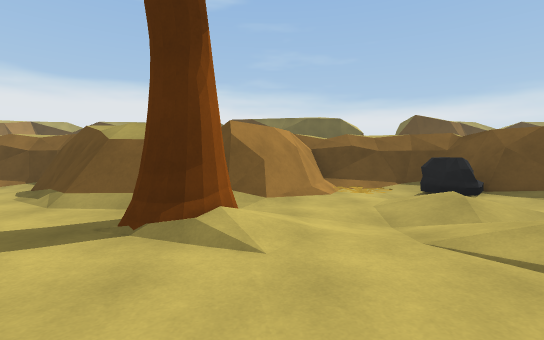
[1] (above)

15 first-person views from a walk through a scene from a Unity 3-D project. The camera is 1.2 m above the floor, tilts 2° down and sees 85° across. The floor is counted in squares, 2 m on a side. Each view is taken from the middle of a square. On the plan, view 1 faces up. The plan holds only what a view shows up to about 9 squares ahead; the rest is blank. The place goes on beyond the plan. Some surface patterns are stand-ins.

[2]
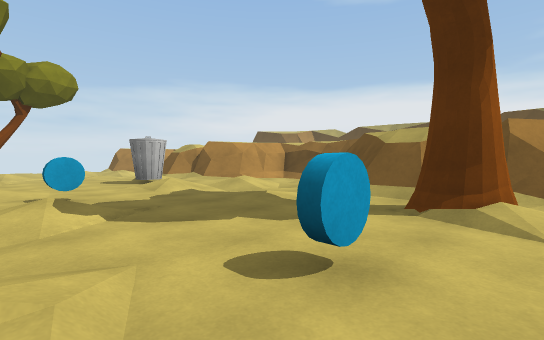

[3]
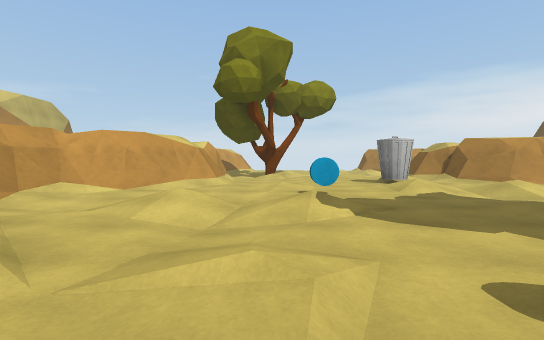

[4]
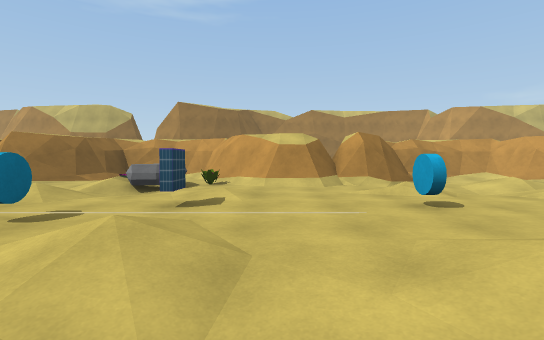

[5]
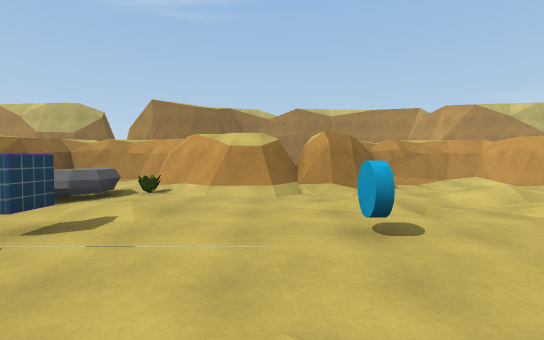

[6]
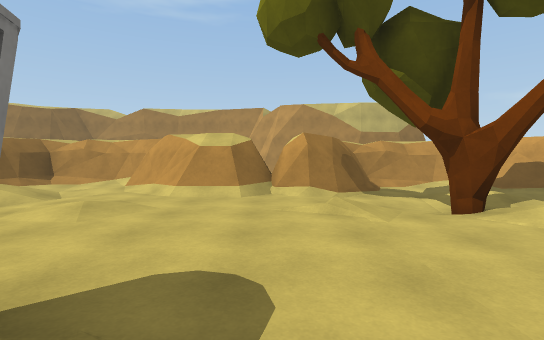

[7]
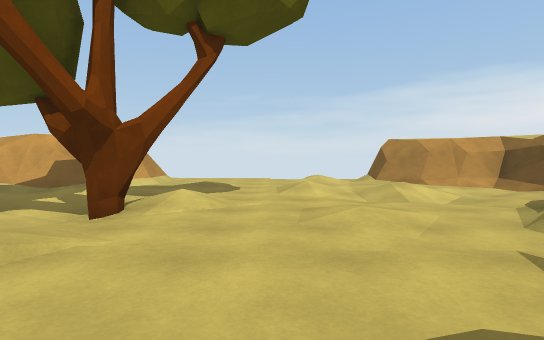

[8]
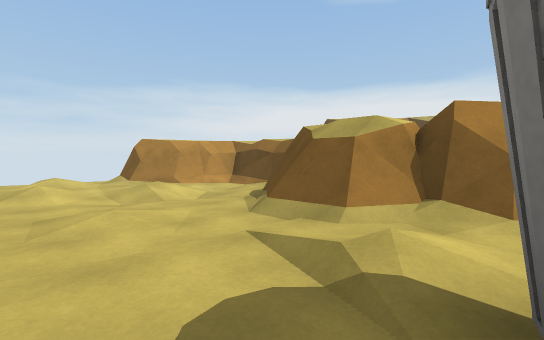

[9]
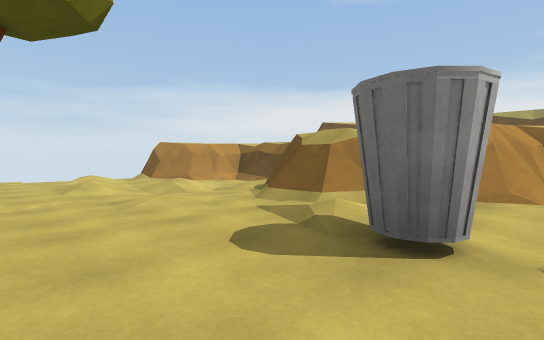

[10]
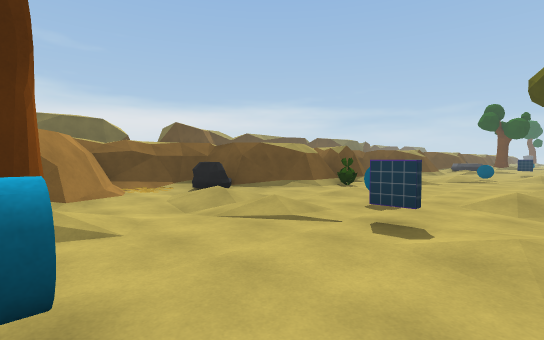

[11]
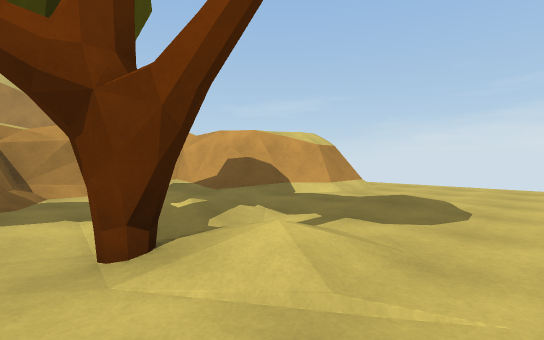

[12]
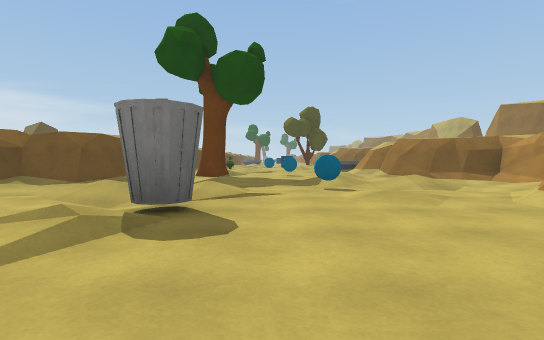

[13]
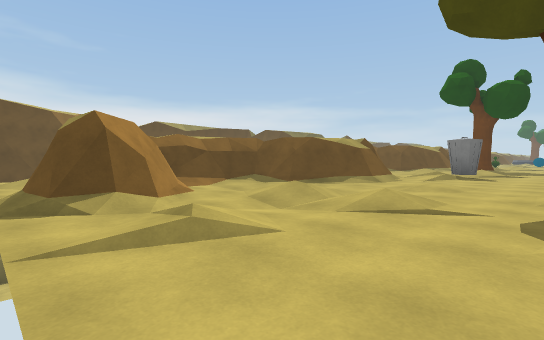

[14]
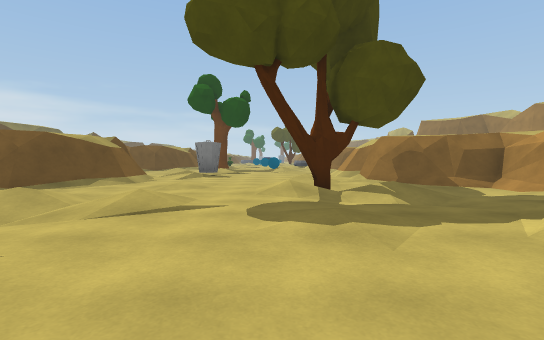

[15]
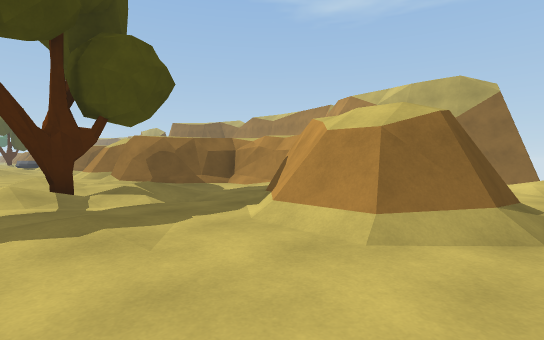

### Floor plan
Key: @ floor where view 1 was taken; # wall or solid block; . main floor; : floor 0.25 m higher than the main floor; - floor 0.25 m lower than the main floor; / step, stairs or slope; v drop or lower ground; R rock; T tree; B bin; O other object.
Columns run from 18 left of view 1 to 6 right of it. Each row starts with its distance up from view 1.
 11 vv
 10
  9
  8
  7   #####   #####    ####
  6   #/-/#   #/./#   ##OR##
  5  ##/--#####.-.#####/-R/##
  4 ##/-.--##/..:-./##/.:/./#
  3  ---/--....-.-...T.-.-..O
  2  /.-/-..-.B.:.......:...
  1  .--.-................O..
  0 --..-./-.....O...O@.O....
 -1 ---.--T-:...../../..:.//
 -2 .//.-//-....../-.....R//
 -3 -###---/####.-..####/O ./
 -4 -###/--######.-/#####/-O#
 -5 -  #####    ###:#   ###/#
 -6 --     #     ####    ####
 -7 .-

Where each view was taken, in squares from view 1:
view 1: 0 up, 0 right, facing up
view 2: 1 down, 0 right, facing up-left
view 3: 1 down, 0 right, facing left
view 4: 4 up, 1 right, facing down
view 5: 3 up, 0 right, facing down
view 6: 3 up, 9 left, facing down
view 7: 1 up, 8 left, facing left
view 8: 1 up, 8 left, facing up-left
view 9: 0 up, 7 left, facing up-left
view 10: 1 down, 1 left, facing up-right
view 11: 1 up, 11 left, facing down-left
view 12: 1 up, 11 left, facing right
view 13: 0 up, 18 left, facing up-right
view 14: 0 up, 18 left, facing right
view 15: 0 up, 18 left, facing down-right
